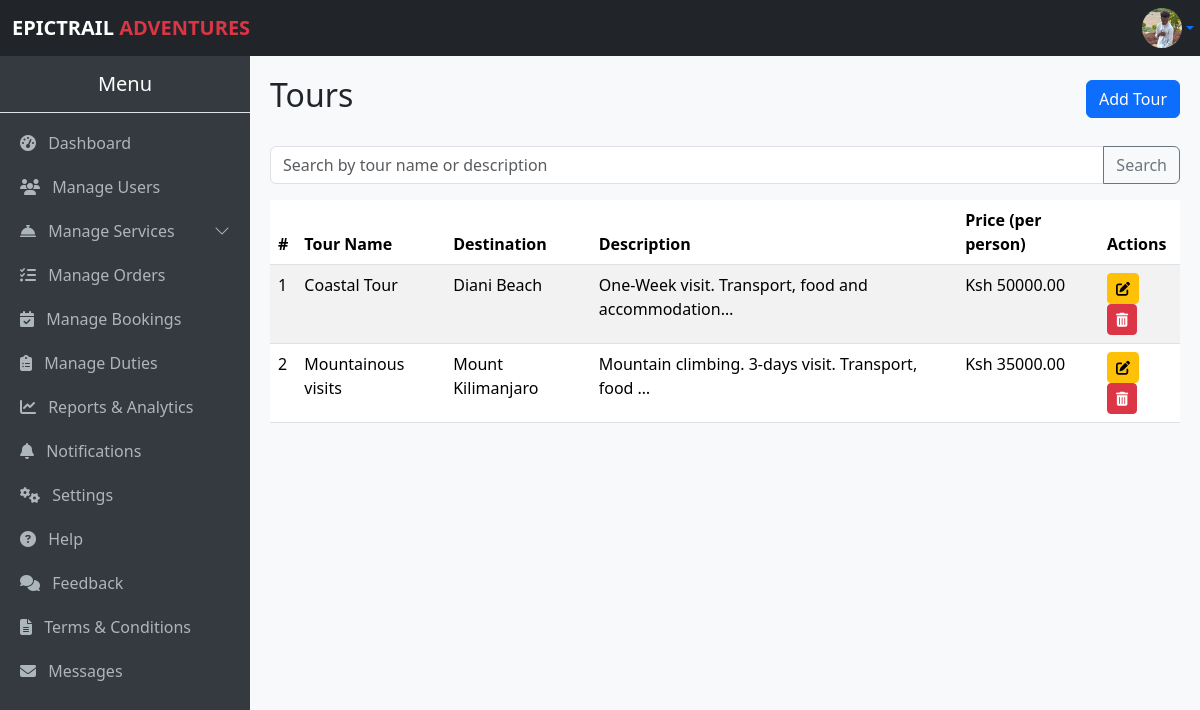
Page /tours/ (signed in) on the committed database.
### myApp/models.py (models this page shows, shortened)
class Profile(models.Model):
    profile_user = models.OneToOneField(User, on_delete=models.CASCADE)
    profile_phone = models.CharField(max_length=15, blank=True, null=True)
    profile_photo = models.ImageField(upload_to='profile_photos/', null=True, blank=True)

class Tour(models.Model):
    tour_name = models.CharField(max_length=100)
    tour_destination = models.CharField(max_length=100, null=True)
    tour_description = models.TextField()
    tour_price_per_person = models.DecimalField(max_digits=10, decimal_places=2)
    tour_image = models.ImageField(upload_to='tour_images/', blank=True, null=True)

### myApp/views.py (the view)
# urls.py: path('tours/', views.tours, name='tours'),
@login_required
@user_passes_test(lambda u: u.is_staff or u.is_superuser)
def tours(request):
    tours = Tour.objects.all()
    return render(request, 'tours.html', {'tours': tours})

### myApp/context_processors.py (called while the page is built)
def total_users(request):
    return {'total_users': User.objects.count()}

def total_bookings(request):
    return {'total_bookings': Booking.objects.count()}

def total_amount(request):
    total = 0
    if request.user.is_authenticated:
        bookings = Booking.objects.all()  # optionally filter by user=request.user
        booking_total = sum(booking.amount_required for booking in bookings)
        food_orders = FoodOrder.objects.all()  # optionally filter by user=request.user
        food_total = sum(order.total_price() for order in food_orders)  # <- call the method
        total = booking_total + food_total
    return {'total_amount': total}

def total_cost(request):
    if not request.user.is_authenticated:
        return {
            'user_bookings': [],
            'user_total_amount': 0,
        }
    bookings = Booking.objects.filter(booking_user=request.user).prefetch_related(
        'booking_activities', 'booking_packages', 'booking_rooms', 'booking_food', 'booking_tours'
    )
    total_amount = sum(b.amount_required for b in bookings)
    return {
        'user_bookings': bookings,
        'user_total_amount': total_amount,
    }

### myApp/models.py (called while the page is built)
    @property
    def nights_spent(self):
        if self.booking_check_in and self.booking_check_out:
            days = (self.booking_check_out - self.booking_check_in).days
            return max(days, 1)
        return 1

    @property
    def amount_required(self):
        pax = self.booking_pax
        room_cost = sum(
            room.room_room_type.roomType_price_per_night * pax * self.nights_spent
            for room in self.booking_rooms.all()
        )
        activities_cost = sum(
            a.activity_price_per_person * pax for a in self.booking_activities.all()
        )
        package_cost = sum(
            p.package_price_per_person * pax for p in self.booking_packages.all()
        )
        food_cost = sum(
            f.food_price_per_person * pax for f in self.booking_food.all()
        )
        tour_cost = sum(
            t.tour_price_per_person * pax for t in self.booking_tours.all()
        )
        return room_cost + activities_cost + package_cost + food_cost + tour_cost

    def total_price(self):
        return self.foodOrder_food.food_price_per_person * self.foodOrder_quantity

### myApp/templates/tours.html
{% extends 'base.admin.html' %} {% block title %}Tours{% endblock %} {% block content %}
<div class="d-flex justify-content-between align-items-center mb-4">
    <h2>Tours</h2>
    <a href="{% url 'add_tour' %}" class="btn btn-primary">Add Tour</a>
</div>
<form method="GET" class="mb-3">
    <div class="input-group">
        <input type="text" name="q" value="{{ request.GET.q }}" class="form-control" placeholder="Search by tour name or description">
        <button class="btn btn-outline-secondary" type="submit">Search</button>
    </div>
</form>
{% if tours %}
<table class="table table-striped">
    <thead>
        <tr>
            <th>#</th>
            <th>Tour Name</th>
            <th>Destination</th>
            <th>Description</th>
            <th>Price (per person)</th>
            <th>Actions</th>
        </tr>
    </thead>
    <tbody>
        {% for tour in tours %}
        <tr>
            <td>{{ forloop.counter }}</td>
            <td>{{ tour.tour_name }}</td>
            <td>{{ tour.tour_destination }}</td>
            <td>{{ tour.tour_description|truncatechars:50 }}</td>
            <td>Ksh {{ tour.tour_price_per_person }}</td>
            <td>
                <a href="{% url 'edit_tour' tour.id %}" class="btn btn-warning btn-sm"><i class="fas fa-edit"></i></a>
                <a href="{% url 'delete_tour' tour.id %}" class="btn btn-danger btn-sm" onclick="return confirm('Are you sure you want to delete this tour?')">
                    <i class="fas fa-trash-alt"></i>
                </a>
            </td>
        </tr>
        {% endfor %}
    </tbody>
</table>
{% else %}
<p class="text-muted">No tours available. Click "Add Tour" to create one.</p>
{% endif %} {% endblock %}

### myApp/templates/base.admin.html (shortened to what this page needs)
<!DOCTYPE html>
<html lang="en">
<head>
    <link href="https://cdn.jsdelivr.net/npm/bootstrap@5.3.3/dist/css/bootstrap.min.css" rel="stylesheet">
    <link rel="stylesheet" href="https://cdn.jsdelivr.net/npm/bootstrap-icons@1.11.3/font/bootstrap-icons.css">
    <link rel="stylesheet" href="https://cdnjs.cloudflare.com/ajax/libs/font-awesome/6.5.2/css/all.min.css">
</head>
<body>
    <nav class="navbar navbar-expand-lg navbar-dark bg-dark">
        <div class="container-fluid">
            <a class="navbar-brand" href="#"><strong>EPICTRAIL <span class="text-danger">ADVENTURES</span></strong></a>
            <div class="d-flex align-items-center">
                <div class="dropdown ms-2">
                    <a class="d-flex align-items-center justify-content-center dropdown-toggle"
                        type="button"
                        id="profileDropdown"
                        data-bs-toggle="dropdown"
                        aria-expanded="false"
                        style="width: 40px; height: 40px;"
                        title="Manage Profile">
                        {% if user.profile.profile_photo %}
                            <img src="{{ user.profile.profile_photo.url }}" alt="{{ user.username }}" class="rounded-circle" width="40" height="40">
                        {% else %}
                            <i class="bi bi-person"></i>
                        {% endif %}
                    </a>
                </div>
            </div>
        </div>
    </nav>
    <div class="collapse d-lg-block sidebar" id="sidebarMenu">
        <h5 class="text-center py-3 border-bottom">Menu</h5>
        <a href="{% url 'admin_dashboard' %}"><i class="fas fa-tachometer-alt me-2"></i> Dashboard</a>
        <a href="{% url 'users' %}"><i class="fas fa-users me-2"></i> Manage Users</a>
        <a class="d-flex justify-content-between align-items-center" data-bs-toggle="collapse" href="#servicesMenu" role="button" aria-expanded="false" aria-controls="servicesMenu">
            <span><i class="fas fa-concierge-bell me-2"></i> Manage Services</span>
            <i class="bi bi-chevron-down"></i>
        </a>
        <a href="{% url 'manage_orders' %}"><i class="fas fa-tasks me-2"></i> Manage Orders</a>
        <a href="{% url 'booking_list' %}"><i class="fas fa-calendar-check me-2"></i> Manage Bookings</a>
        <a href="{% url 'duties' %}"><i class="fas fa-clipboard-list me-2"></i> Manage Duties</a>
        <a href="{% url 'reports_analytics' %}"><i class="fas fa-chart-line me-2"></i> Reports & Analytics</a>
        <a href="{% url 'notifications' %}"><i class="fas fa-bell me-2"></i> Notifications</a>
        <a href="{% url 'system_settings' %}"><i class="fas fa-cogs me-2"></i> Settings</a>
        <a href="#"><i class="fas fa-question-circle me-2"></i> Help</a>
        <a href="#"><i class="fas fa-comments me-2"></i> Feedback</a>
        <a href="#"><i class="fas fa-file-alt me-2"></i> Terms & Conditions</a>
        <a href="#"><i class="fas fa-envelope me-2 mb-5"></i> Messages</a>
    </div>
    <div class="content">
        {% block content %}{% endblock %}
    </div>
</body>
</html>

### myApp/templates/base.admin.html (style rules this page uses)
body { margin: 0; padding: 0; }
.navbar { position: fixed; top: 0; left: 0; width: 100%; z-index: 1030; }
.sidebar { position: fixed; top: 56px; left: 0; width: 250px; height: calc(100vh - 56px); background-color: #343a40; color: #fff; overflow-y: auto; }
.sidebar a { color: #adb5bd; text-decoration: none; display: block; padding: 10px 20px; }
.content { margin-top: 56px; margin-left: 250px; padding: 20px; background-color: #f8f9fa; min-height: calc(100vh - 56px); }

### rows in the picture
Tour: tour_name "Coastal Tour", tour_destination "Diani Beach", tour_description "One-Week visit. Transport, food and accommodation…", tour_price_per_person "50000.00"
Tour: tour_name "Mountainous visits", tour_destination "Mount Kilimanjaro", tour_description "Mountain climbing. 3-days visit. Transport, food …", tour_price_per_person "35000.00"
